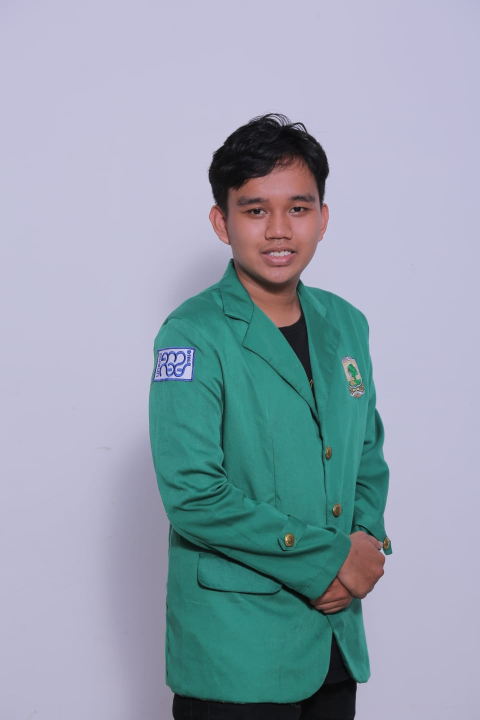
#> input picture src/Kevin.jpg, 960 x 1440 px, found by its file name (shown at 1/2 size)
$ python RemoveBg_2.py
#> lines starting #> are read from the running program, lines starting #| are printed output that depends on the picture; after the words box and inside, x2 and y2 are one past the last pixel; in counts of white or black regions, pixels touching at a corner belong together
import cv2
import numpy as np

path = "./src/Kevin.jpg"

# for empty value


def empty(a):
    pass


# for trackbar
cv2.namedWindow("TrackBars")
cv2.resizeWindow("TrackBars", 640, 280)

# for

cv2.createTrackbar("Hue min", "TrackBars", 0, 179, empty)
cv2.createTrackbar("Hue max", "TrackBars", 179, 179, empty)
cv2.createTrackbar("Sat min", "TrackBars", 33, 255, empty)
cv2.createTrackbar("Sat max", "TrackBars", 255, 255, empty)
cv2.createTrackbar("Val min", "TrackBars", 0, 255, empty)
cv2.createTrackbar("Val max", "TrackBars", 235, 255, empty)
while True:
    img = cv2.imread(path)
#> img is the input picture: shape (1440, 960, 3); mean B, G, R 176.7, 162.6, 148.6

    imgHSV = cv2.cvtColor(img, cv2.COLOR_BGR2HSV)
#> imgHSV: shape (1440, 960, 3); mean H, S, V 110, 61.5, 180.9
    h_min = cv2.getTrackbarPos("Hue min", "TrackBars")
    h_max = cv2.getTrackbarPos("Hue max", "TrackBars")
    s_min = cv2.getTrackbarPos("Sat min", "TrackBars")
    s_max = cv2.getTrackbarPos("Sat max", "TrackBars")
    v_min = cv2.getTrackbarPos("Val min", "TrackBars")
    v_max = cv2.getTrackbarPos("Val max", "TrackBars")

    print(h_min, h_max, s_min, s_max, v_min, v_max)

    lower = np.array([h_min, s_min, v_min])
    upper = np.array([h_max, s_max, v_max])
    mask = cv2.inRange(imgHSV, lower, upper)
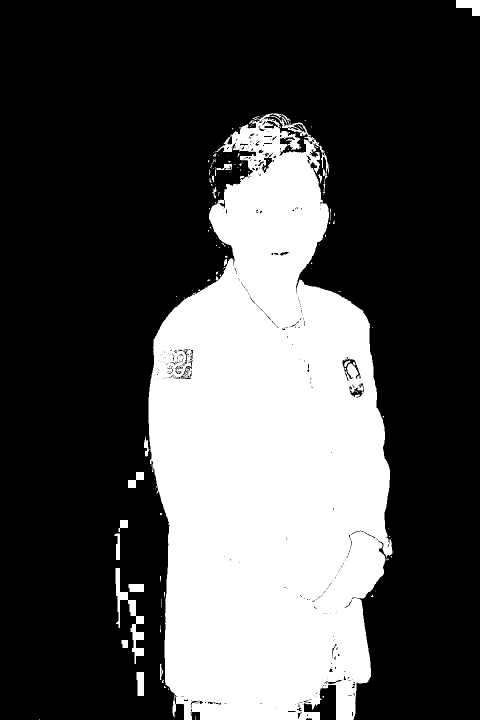
#> mask: shape (1440, 960) (shown at 1/2 size); 30.6% white; 150 white regions (122 under 20 px), largest, box (x1, y1, x2, y2) and area: (297, 227, 785, 1440) 415034, (231, 1136, 288, 1328) 2685, (912, 0, 960, 32) 1024
    imgResult = cv2.bitwise_and(img, img, mask=mask)
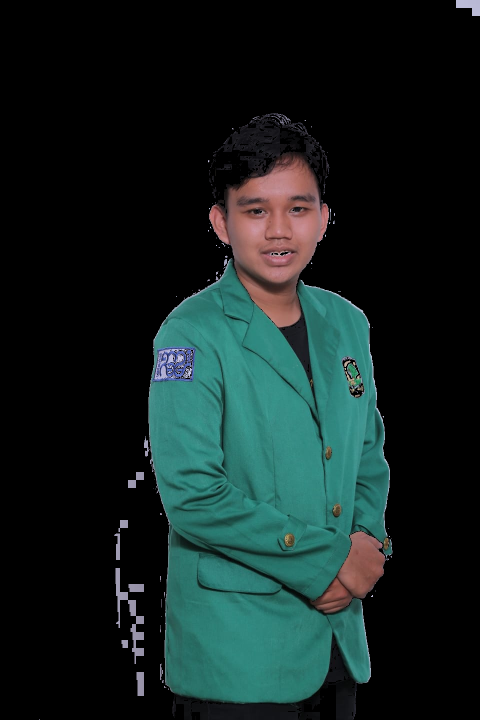
#> imgResult: shape (1440, 960, 3) (shown at 1/2 size); mean B, G, R 32.7, 34.3, 19

    cv2.imshow("Lisa Ori", img)
    cv2.imshow("Lisa", imgHSV)
    cv2.imshow("Lisa mask", mask)
    cv2.imshow("Lisa mask2", imgResult)

    cv2.waitKey(1)
